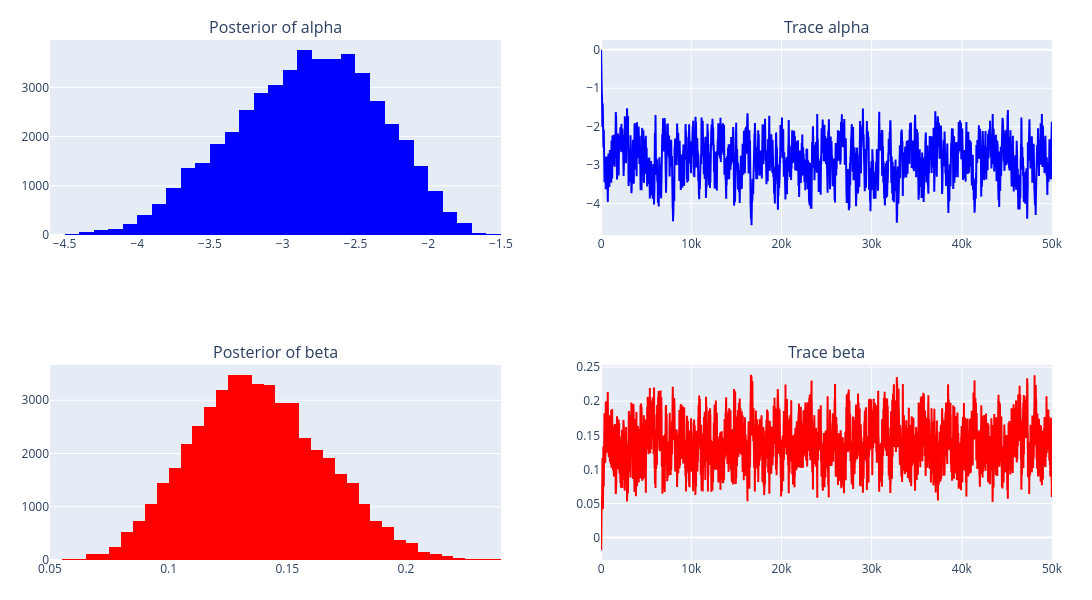

The cell this chart's notebook holds for it:
### Code cell
fig = make_subplots(rows=2, cols=2,subplot_titles=("Posterior of alpha", "Trace alpha","Posterior of beta", "Trace beta"))

fig.add_trace(go.Histogram(x=samples_burned[:,0], nbinsx=50,marker_color="blue"),row=1, col=1)
fig.add_trace(go.Histogram(x=samples_burned[:,1], nbinsx=50,marker_color="red"),row=2, col=1)
fig.add_trace(go.Scatter(y=samples[:,0], mode='lines', line=dict(color='blue')), row=1, col=2)
fig.add_trace(go.Scatter(y=samples[:,1], mode='lines', line=dict(color='red')), row=2, col=2)

fig.update_layout(
    height=600,
    width=1400,
    showlegend=False,
    margin = dict(t=40, b=40, l=50, r=40)
)

fig.show()

### Figure 1 — Plotly figure (JSON) as saved in the notebook; plotly's stock layout.template omitted (floating-point values rounded to 4 significant figures; data arrays with more than 128 entries replaced by an {"elided": "..."} marker saying what was removed)
{"data": [{"marker": {"color": "blue"}, "nbinsx": 50, "type": "histogram", "x": {"elided": "49000 float values"}, "xaxis": "x", "yaxis": "y"}, {"marker": {"color": "red"}, "nbinsx": 50, "type": "histogram", "x": {"elided": "49000 float values"}, "xaxis": "x3", "yaxis": "y3"}, {"line": {"color": "blue"}, "mode": "lines", "type": "scatter", "xaxis": "x2", "y": {"elided": "50000 float values"}, "yaxis": "y2"}, {"line": {"color": "red"}, "mode": "lines", "type": "scatter", "xaxis": "x4", "y": {"elided": "50000 float values"}, "yaxis": "y4"}], "layout": {"annotations": [{"font": {"size": 16}, "showarrow": false, "text": "Posterior of alpha", "x": 0.225, "xanchor": "center", "xref": "paper", "y": 1, "yanchor": "bottom", "yref": "paper"}, {"font": {"size": 16}, "showarrow": false, "text": "Trace alpha", "x": 0.775, "xanchor": "center", "xref": "paper", "y": 1, "yanchor": "bottom", "yref": "paper"}, {"font": {"size": 16}, "showarrow": false, "text": "Posterior of beta", "x": 0.225, "xanchor": "center", "xref": "paper", "y": 0.375, "yanchor": "bottom", "yref": "paper"}, {"font": {"size": 16}, "showarrow": false, "text": "Trace beta", "x": 0.775, "xanchor": "center", "xref": "paper", "y": 0.375, "yanchor": "bottom", "yref": "paper"}], "height": 600, "margin": {"b": 40, "l": 50, "r": 40, "t": 40}, "showlegend": false, "width": 1400, "xaxis": {"anchor": "y", "domain": [0, 0.45]}, "xaxis2": {"anchor": "y2", "domain": [0.55, 1]}, "xaxis3": {"anchor": "y3", "domain": [0, 0.45]}, "xaxis4": {"anchor": "y4", "domain": [0.55, 1]}, "yaxis": {"anchor": "x", "domain": [0.625, 1]}, "yaxis2": {"anchor": "x2", "domain": [0.625, 1]}, "yaxis3": {"anchor": "x3", "domain": [0, 0.375]}, "yaxis4": {"anchor": "x4", "domain": [0, 0.375]}}}
